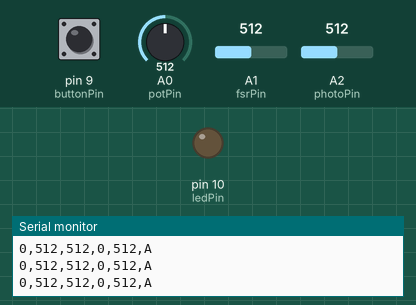
This sketch was run on a simulated Arduino Uno, built with avr-gcc and run on an emulated ATmega328P. Shown: output pins drawn as LEDs (lit = HIGH), the last lines printed to the serial monitor. Inputs (shaded band) come from the test bench; at power-on: pin 9 (buttonPin) LOW, A0 (potPin) = 512, A1 (fsrPin) = 512, A2 (photoPin) = 512.

Above: at 1.2 s.
1.3 s: pin 9 (buttonPin) pulled HIGH for 0.15 s
At 2.1 s:
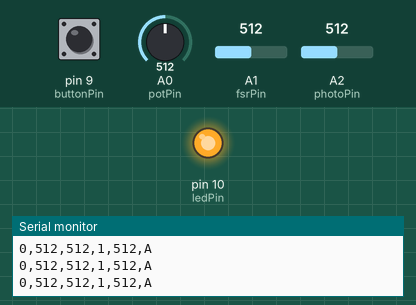
2.9 s: A0 (potPin) set to 982
5.9 s: A0 (potPin) set to 1013
7.4 s: A1 (fsrPin) set to 107
10.4 s: A1 (fsrPin) set to 93
13.4 s: pin 9 (buttonPin) pulled HIGH for 1 s
At 13.8 s:
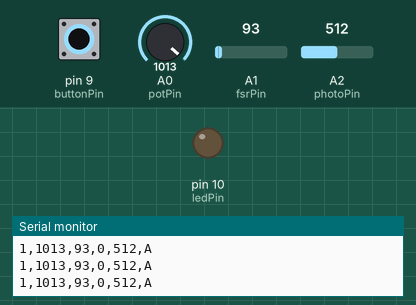
Timing chart, 0 to 16.4 s (numbered marks = the images above; inputs shaded):
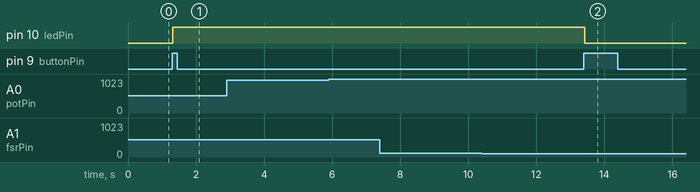

Measured:
- after the input at 1.3 s, pin 10 (ledPin): LOW → HIGH at once
- after the input at 13.4 s, pin 10 (ledPin): HIGH → LOW at once

The sketch:

rca-multiserial.ino
```cpp
int buttonPin = 9;
int potPin = A0;
int fsrPin = A1;
int ledPin = 10;
int photoPin = A2;
boolean ledState = LOW;
boolean buttonValue;
boolean lastButtonValue = LOW;

void setup() {
  // put your setup code here, to run once:
  pinMode(buttonPin, INPUT);
  pinMode(potPin, INPUT);
  pinMode(fsrPin, INPUT);
  pinMode(ledPin, OUTPUT);
  Serial.begin(9600);

}

void loop() {
  // put your main code here, to run repeatedly:
  buttonValue = digitalRead(buttonPin);
  int potValue = analogRead(potPin);
  int fsrValue = analogRead(fsrPin);
  int photoValue = analogRead(photoPin);

  if (buttonValue != lastButtonValue) {
    //    Serial.println("The button has changed");
    //flip the state of ledState;
    lastButtonValue = buttonValue;
    if (buttonValue == HIGH) {
      ledState = !ledState;
    }
  }

  digitalWrite(ledPin, ledState);
  Serial.print(buttonValue);
  Serial.print(",");
  Serial.print(potValue);
  Serial.print(",");
  Serial.print(fsrValue);
  Serial.print(",");
  Serial.print(ledState);
  Serial.print(",");
  Serial.print(photoValue);
  Serial.print(",");
  Serial.print("A");
  Serial.println();
}
```
